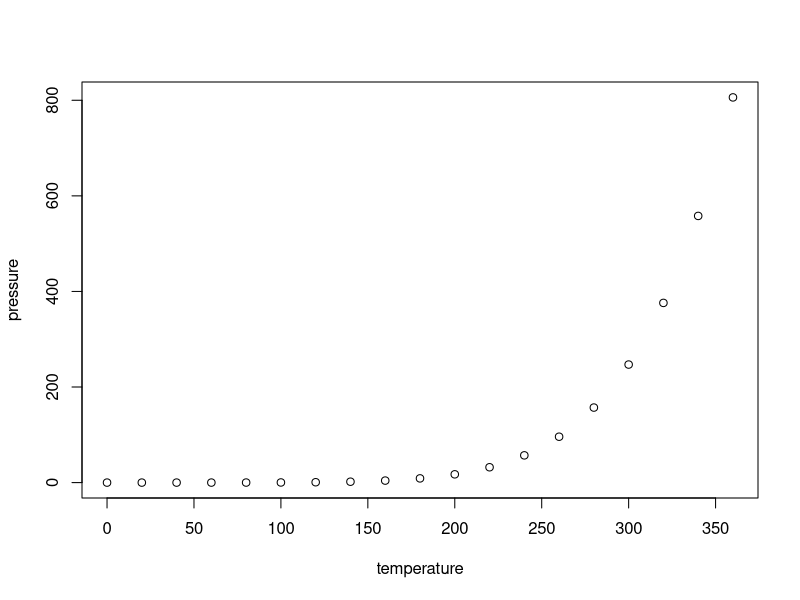
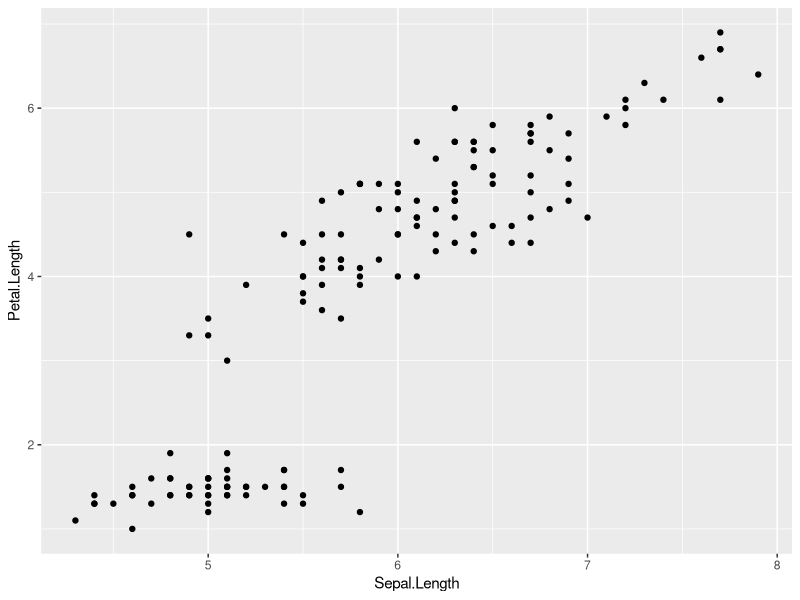

Write R code to recreate these figures, in order.
## ---- chunk 1
knitr::opts_chunk$set(echo = TRUE)
## ---- chunk 2
summary(cars)
## ---- chunk 3
plot(pressure)
## ---- chunk 4
library(ggplot2)
ggplot(data = iris,aes(x=Sepal.Length,y=Petal.Length))+geom_point()
